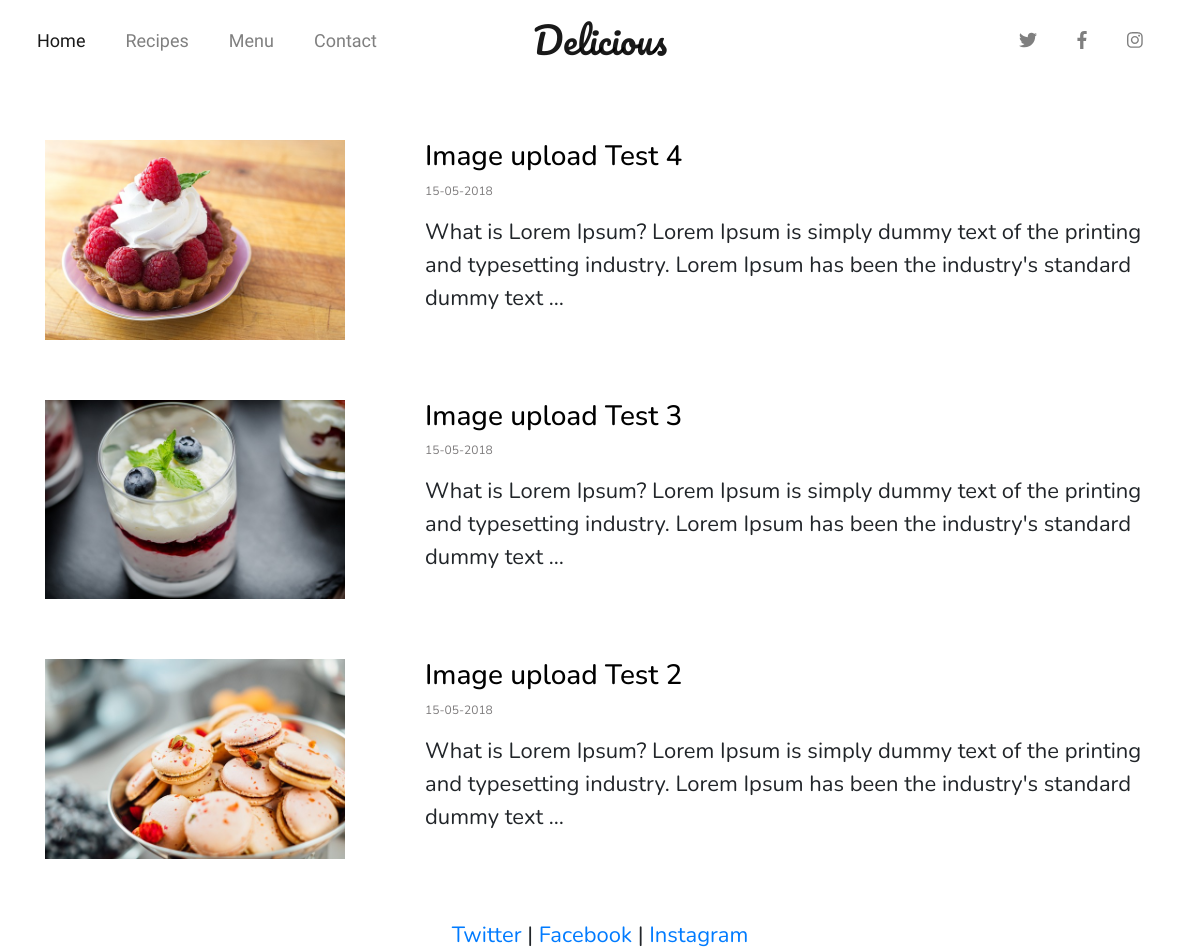
/blog/, run on an earlier commit of the app's database.
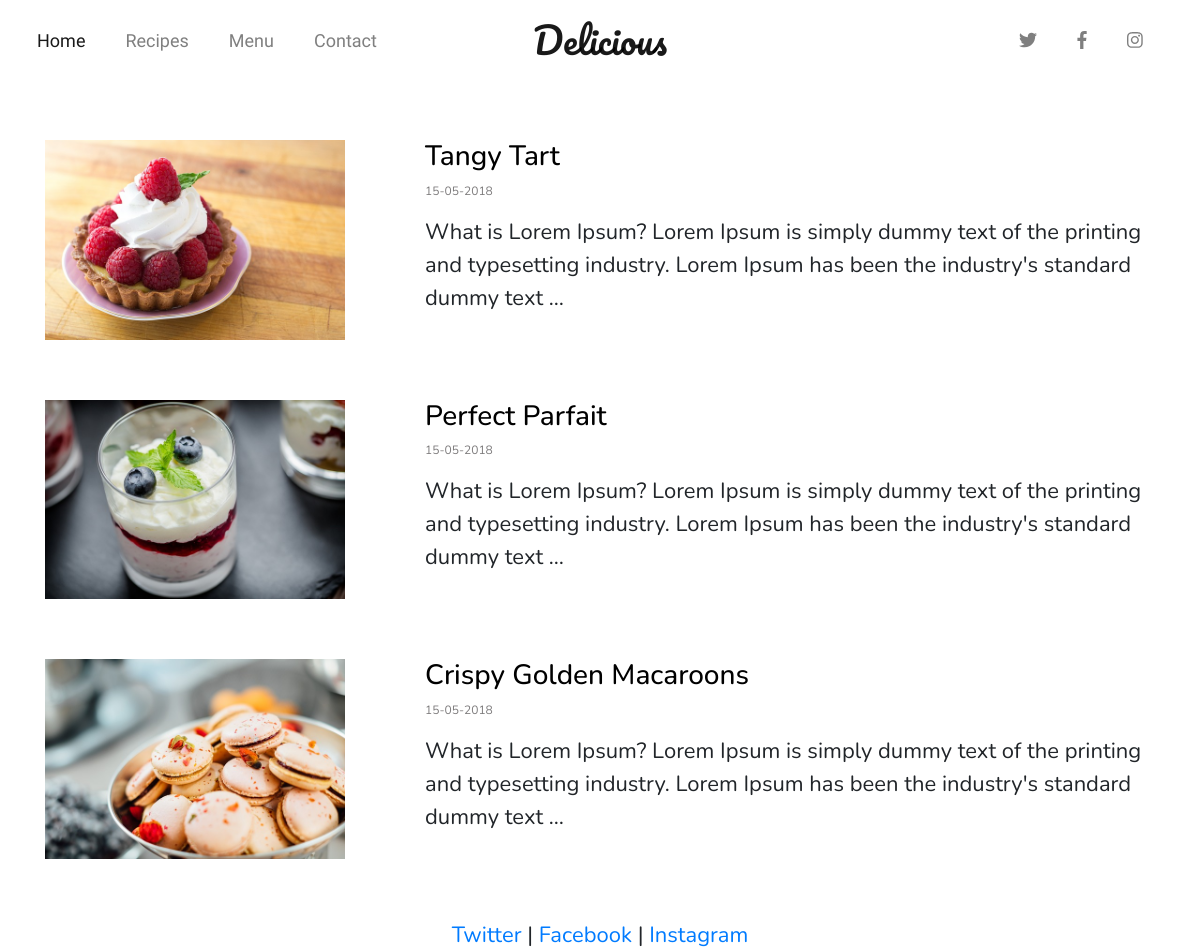
And on a later commit of the database.
### blog/models.py (models this page shows, shortened)
class Post(models.Model):
    title = models.CharField(max_length=140)
    body = models.TextField()
    date = models.DateTimeField()
    image = models.ImageField(blank=True, null=True, upload_to='images/%D/')

### blog/templates/blog/blog.html (shortened to what this page needs)
{% extends "personal/base.html" %}
{% block content %}
<div class="container blogcontent">
	{% for post in object_list %}
	<div class="row blog-article">
		<div class="col-sm-4 article-img">
			{% if post.image %}
			<img src="{{ post.image.url }}" width="300">
			{% endif %}
		</div>
		<div class="col-sm-8">
			<h3 class="post-title"><a href="/blog/{{post.id}}"> {{post.title}}</a></h3>
			<p class="blog-post-meta">{{ post.date|date:"d-m-Y" }}</p>
			<p class="text-left">{{ post.body|safe|truncatewords:"25" }}</p>
		</div>
	</div>
	{% endfor %}
</div>
{% endblock %}

### personal/templates/personal/base.html (shortened to what this page needs)
{% load staticfiles %}
<!DOCTYPE html>
<html lang="en">
<head>
	{% include 'personal/head_css.html' %}
</head>
<body>
{% include 'personal/navbar.html' %}
{% block content %}
{% endblock %}
{% include 'personal/footer.html' %}
</body>
</html>

### personal/templates/personal/head_css.html (shortened to what this page needs)
{% load staticfiles %}
<link rel="stylesheet" href="{% static 'personal/css/bootstrap.min.css' %}" type = "text/css"/>
<link rel="stylesheet" href="{% static 'personal/css/style.css' %}" type = "text/css"/>
<link rel="stylesheet" href="{% static 'blog/css/blog-style.css' %}" type = "text/css"/>

### personal/templates/personal/javascript.html (shortened to what this page needs)
{% load staticfiles %}

### personal/templates/personal/navbar.html (shortened to what this page needs)
<nav class="navbar navbar-light navbar-expand-md justify-content-between">
    <div class="container-fluid">
        <div class="navbar-collapse collapse dual-nav w-50 order-1 order-md-0">
            <ul class="navbar-nav">
                <li class="nav-item active">
                    <a class="nav-link pl-0" href="/">Home <span class="sr-only">Home</span></a>
                </li>
                <li class="nav-item">
                    <a class="nav-link" href="/blog/">Recipes</a>
                </li>
                <li class="nav-item">
                    <a class="nav-link" href="/services/">Menu</a>
                </li>
                <li class="nav-item">
                    <a class="nav-link" href="/contact/">Contact</a>
                </li>
            </ul>
        </div>
        <a href="/" class="navbar-brand mx-auto d-block text-center order-0 order-md-1 w-25">Delicious</a>
        <div class="navbar-collapse collapse dual-nav w-50 order-2">
            <ul class="nav navbar-nav ml-auto">
                <li class="nav-item"><a class="nav-link" href=""><i class="fab fa-twitter"></i></a></li>
                <li class="nav-item"><a class="nav-link" href=""><i class="fab fa-facebook-f"></i></a></li>
                <li class="nav-item"><a class="nav-link" href=""><i class="fab fa-instagram"></i></a></li>
            </ul>
        </div>
    </div>
</nav>

### personal/templates/personal/footer.html
<footer>
  <div class="container-fluid">
    <p><a href="" target="blank">Twitter</a> | <a href="" target="blank">Facebook</a> | <a href="" target="blank">Instagram</a></p>
  </div>
</footer>

### personal/static/personal/css/style.css (style rules this page uses)
html,body { height: 100vh; width:100vw; }
body { background-position: center; background-size: cover; background-repeat: no-repeat; }
* { font-family: 'Nunito', sans-serif; margin: 0; padding: 0; }
.navbar-brand { font-size: 3vw !important; font-family: 'Pacifico', cursive; }
.nav-link { font-size: 1.5vw !important; font-family: 'Josefin Sans',sans-serif; }
.navbar-nav li { padding-right: 1.5vw; padding-left: .5vw; }
p { font-size: 22px; text-align: justify; }
footer p { text-align: center; }

### blog/static/blog/css/blog-style.css (style rules this page uses)
.blogcontent { margin-top: 2vw; margin-bottom: 5vw; text-align: left; }
.blog-post-meta { font-size: 1vw; text-align: left; color: #7e7c7d; }
.post-title a { color: BLACK !important; }
.blog-article { margin-top: 5vw; }

### personal/templates/personal/base.html (style rules this page uses)
body { background-image:WHITE; }

What changed in the data, as far as the page shows it:
changed Post: title "Image upload Test 4" → "Tangy Tart"
changed Post: title "Image upload Test 3" → "Perfect Parfait"
changed Post: title "Image upload Test 2" → "Crispy Golden Macaroons"
